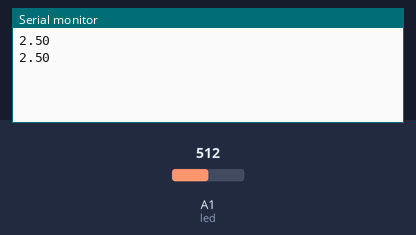
Recording of a sketch running on a simulated Arduino Uno, built with avr-gcc and run on an emulated ATmega328P. Parts: the last lines printed to the serial monitor. The inputs (shaded band) are chosen by the test bench; at power-on: A1 (led) = 512.

Above: at 1.8 s.
1.9 s: A1 (led) set to 716
At 2.6 s:
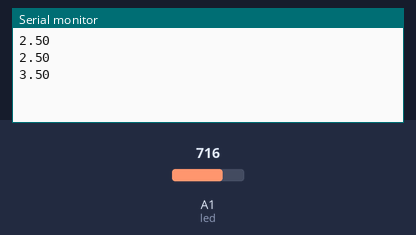
3.4 s: A1 (led) set to 900
At 4.8 s:
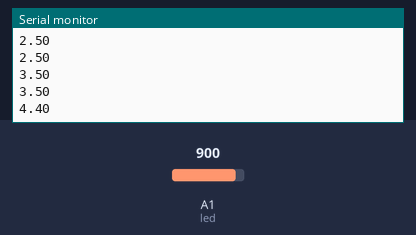
Timing chart, 0 to 6.4 s (numbered marks = the images above; inputs shaded):
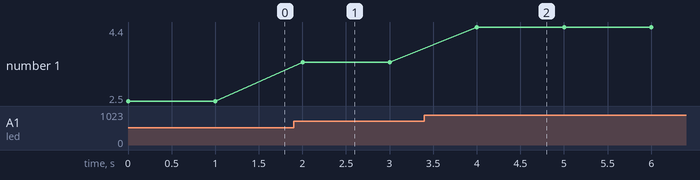

Measured:
- after the input at 1.9 s, the serial monitor: prints a new line after 0.10 s (image 1)
- after the input at 3.4 s, the serial monitor: prints a new line after 0.60 s (image 2)
- plotted number 1: 2.5 → 3.5 after the input at 1.9 s, 3.5 → 4.4 after the input at 3.4 s

The sketch:

exo1d_analog_.ino
```cpp
int led=1; float recu;

void setup() {

Serial.begin(9600);

}

void loop() {

recu = analogRead(led);

recu = recu*5/1023;

Serial.println(recu);


delay(1000);

}
```
